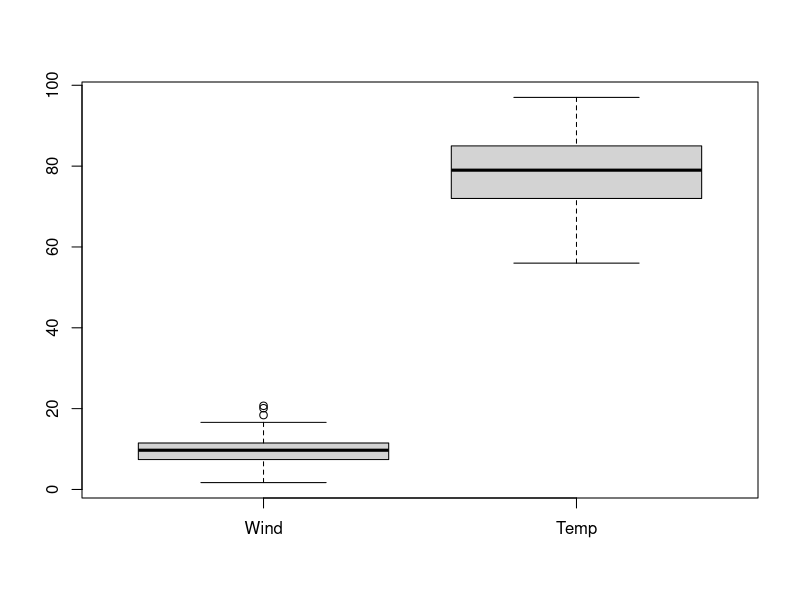
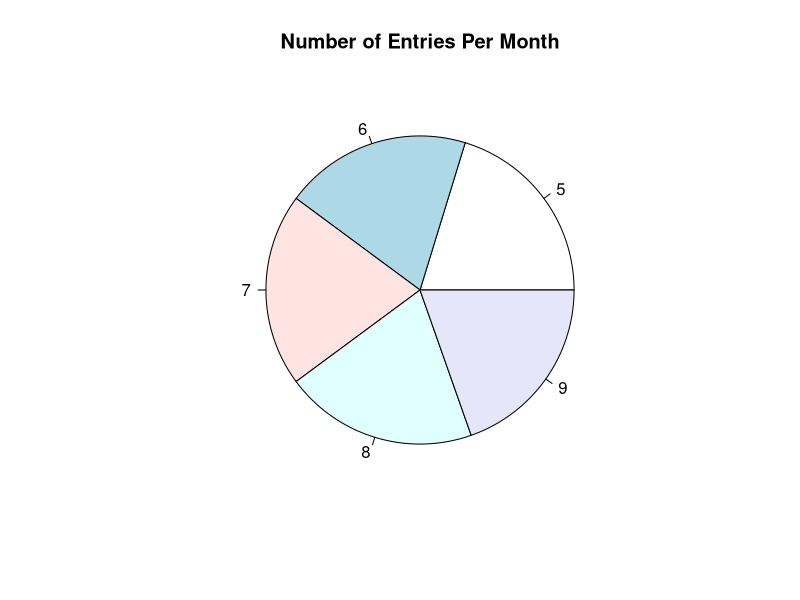

Reproduce these figures in R, in order.
## ---- chunk 1
seq(3, 30, 2)
seq(3, 29, 2)
## ---- chunk 2
x <- seq(15, 100)
y <- seq(15, 100, 5)
length(x) - length(y)
## ---- chunk 3
x_square <- c(x[1],x[11], x[21], x[31], x[41], x[51], x[61], x[71])^2
mean(x_square[1:5])
median(x_square[1:5])
## ---- chunk 4
factorVar <- factor(c(10.8, 2.7, 5.0, 3.5))

as.numeric(levels(factorVar))
as.numeric(as.character(factorVar))
## ---- chunk 5

read.csv("dataset.csv", na.strings=c("?", "null"))
## ---- chunk 6

sample_func <- function(n){
    3 ^ n
}
n_max <- 40
n_min <- 10

sequence_of_n <- c(n_min: n_max)

(1/factorial(4)) * sum(sample_func(sequence_of_n))
## ---- chunk 7

result <- 1

for (n in 1:20){
  y <- 3*n + 1/n
  
  result <- result * y
}

result
## ---- chunk 8

c(0:5)[NA]

## ---- chunk 9
x <- c("a","b",NA,2)

is.vector(x)

is.character(x)

is.numeric(x)

is.na(x)
## ---- chunk 10
help("airquality")
## ---- chunk 11
#library(datasets)
## ---- chunk 12
head(airquality)
## ---- chunk 13
filtered <- na.omit(airquality[airquality$Month == 5, ])

average <- sapply(filtered[, 1:4], mean)

average
## ---- chunk 14

boxplot(airquality$Wind, airquality$Temp, names = c("Wind", "Temp"))

outliers <- boxplot(airquality$Wind, airquality$Temp, plot = FALSE)$out

identify(outliers, labels = outliers)
## ---- chunk 15
# Method 1
upper_quartile1 <- quantile(airquality$Wind, probs = 0.75)
upper_quartile1

# Method 2
sort_wind <- sort(airquality$Wind)
n <- length(sort_wind)
index <- ceiling(0.75 * n)
upper_quartile2 <- sort_wind[index]
upper_quartile2
## ---- chunk 16

entries_per_month <- table(airquality$Month)

pie(entries_per_month, labels = names(entries_per_month), main="Number of Entries Per Month")
